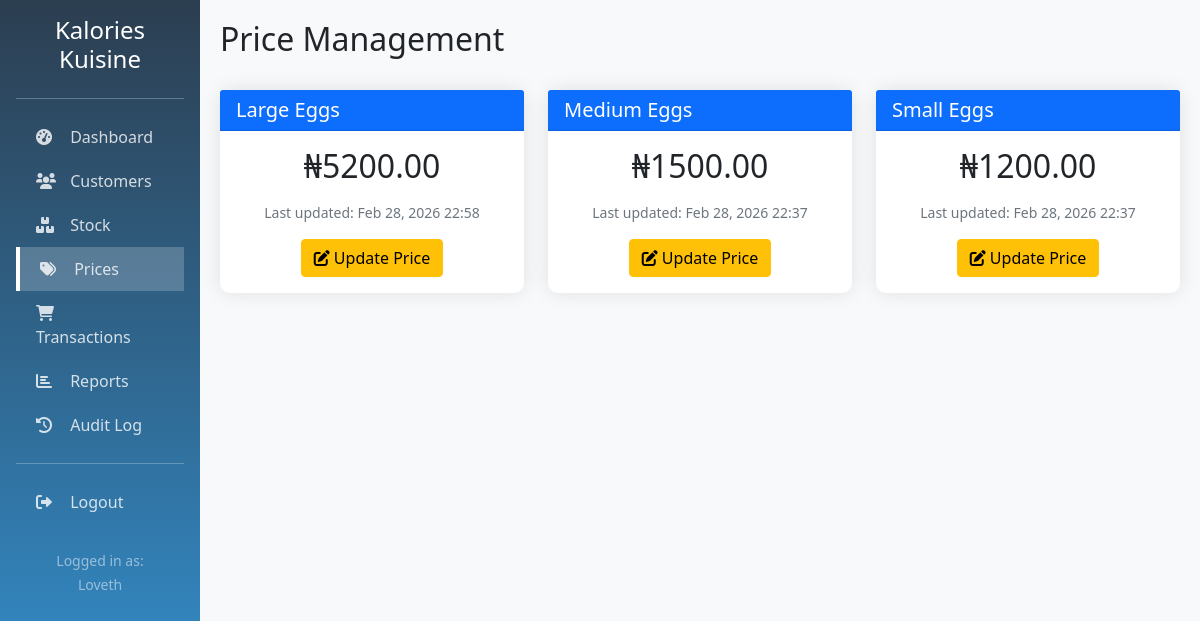
Screenshot of /prices/ (signed in) with the database file from the repository.
### core/models.py (models this page shows, shortened)
class Price(models.Model):
    CATEGORY_CHOICES = [
        ('SMALL', 'Small Eggs'),
        ('MEDIUM', 'Medium Eggs'),
        ('LARGE', 'Large Eggs'),
    ]
    category = models.CharField(max_length=10, choices=CATEGORY_CHOICES, unique=True)
    price = models.DecimalField(max_digits=10, decimal_places=2, validators=[MinValueValidator(0)])
    date_updated = models.DateTimeField(auto_now=True)
    updated_by = models.ForeignKey(User, on_delete=models.SET_NULL, null=True)
    class Meta:
        ordering = ['category']

### core/views.py (the view)
# urls.py: path('prices/', views.price_list, name='price_list'),
@login_required
def price_list(request):
    prices = Price.objects.all()
    return render(request, 'core/price_list.html', {'prices': prices})

### templates/core/price_list.html (shortened to what this page needs)
{% extends 'base.html' %}
{% block content %}
<div class="d-flex justify-content-between align-items-center mb-4">
    <h2>Price Management</h2>
</div>
<div class="row">
    {% for price in prices %}
    <div class="col-md-4 mb-4">
        <div class="card">
            <div class="card-header bg-primary text-white">
                <h5 class="mb-0">{{ price.get_category_display }}</h5>
            </div>
            <div class="card-body text-center">
                <h2 class="mb-3">₦{{ price.price|floatformat:2 }}</h2>
                <p class="text-muted small">Last updated: {{ price.date_updated|date:"M d, Y H:i" }}</p>
                <a href="{% url 'update_price' price.pk %}" class="btn btn-warning">
                    <i class="fas fa-edit"></i> Update Price
                </a>
            </div>
        </div>
    </div>
    {% empty %}
    <div class="col-12">
        <div class="alert alert-warning">
            No prices set. Please run the setup command.
        </div>
    </div>
    {% endfor %}
</div>
{% endblock %}

### templates/base.html (shortened to what this page needs)
<!DOCTYPE html>
<html lang="en">
<head>
    <link href="https://cdn.jsdelivr.net/npm/bootstrap@5.1.3/dist/css/bootstrap.min.css" rel="stylesheet">
    <link rel="stylesheet" href="https://cdnjs.cloudflare.com/ajax/libs/font-awesome/6.0.0/css/all.min.css">
</head>
<body>
    {% if user.is_authenticated %}
    <div class="container-fluid">
        <div class="row">
            <div class="col-md-2 p-0 sidebar">
                <div class="p-3">
                    <h4 class="text-center mb-4">Kalories Kuisine</h4>
                    <hr class="bg-white">
                    <a href="{% url 'dashboard' %}" class="{% if request.resolver_match.url_name == 'dashboard' %}active{% endif %}">
                        <i class="fas fa-tachometer-alt"></i> Dashboard
                    </a>
                    <a href="{% url 'customer_list' %}" class="{% if 'customer' in request.path %}active{% endif %}">
                        <i class="fas fa-users"></i> Customers
                    </a>
                    <a href="{% url 'stock_list' %}" class="{% if 'stock' in request.path %}active{% endif %}">
                        <i class="fas fa-boxes"></i> Stock
                    </a>
                    <a href="{% url 'price_list' %}" class="{% if 'price' in request.path %}active{% endif %}">
                        <i class="fas fa-tags"></i> Prices
                    </a>
                    <a href="{% url 'transaction_list' %}" class="{% if 'transaction' in request.path %}active{% endif %}">
                        <i class="fas fa-shopping-cart"></i> Transactions
                    </a>
                    <a href="{% url 'reports' %}" class="{% if 'reports' in request.path %}active{% endif %}">
                        <i class="fas fa-chart-bar"></i> Reports
                    </a>
                    <a href="{% url 'audit_log' %}" class="{% if 'audit-log' in request.path %}active{% endif %}">
                        <i class="fas fa-history"></i> Audit Log
                    </a>
                    <hr class="bg-white">
                    <a href="{% url 'logout' %}">
                        <i class="fas fa-sign-out-alt"></i> Logout
                    </a>
                    <div class="mt-4 text-center text-white-50">
                        <small>Logged in as:<br>{{ user.username }}</small>
                    </div>
                </div>
            </div>
            <div class="col-md-10 main-content">
                {% block content %}{% endblock %}
            </div>
        </div>
    </div>
    {% else %}
        <div class="container">
            {% block auth_content %}{% endblock %}
        </div>
    {% endif %}
</body>
</html>

### templates/base.html (style rules this page uses)
body { background-color: #f8f9fa; }
.sidebar { min-height: 100vh; background: linear-gradient(180deg, #2c3e50 0%, #3498db 100%); color: white; }
.sidebar a { color: rgba(255,255,255,.8); text-decoration: none; padding: 10px 20px; display: block; transition: all 0.3s; }
.sidebar a.active { background: rgba(255,255,255,.2); border-left: 4px solid #fff; }
.sidebar i { margin-right: 10px; width: 20px; }
.main-content { padding: 20px; }
.card { border: none; border-radius: 10px; box-shadow: 0 0 20px rgba(0,0,0,.1); transition: transform 0.3s; }

### rows the page displays
Price: category "Large Eggs", price "5200.00", date_updated "Feb 28, 2026 22:58"
Price: category "Medium Eggs", price "1500.00", date_updated "Feb 28, 2026 22:37"
Price: category "Small Eggs", price "1200.00", date_updated "Feb 28, 2026 22:37"

### other values shown
{{ user.username }} "Loveth"
